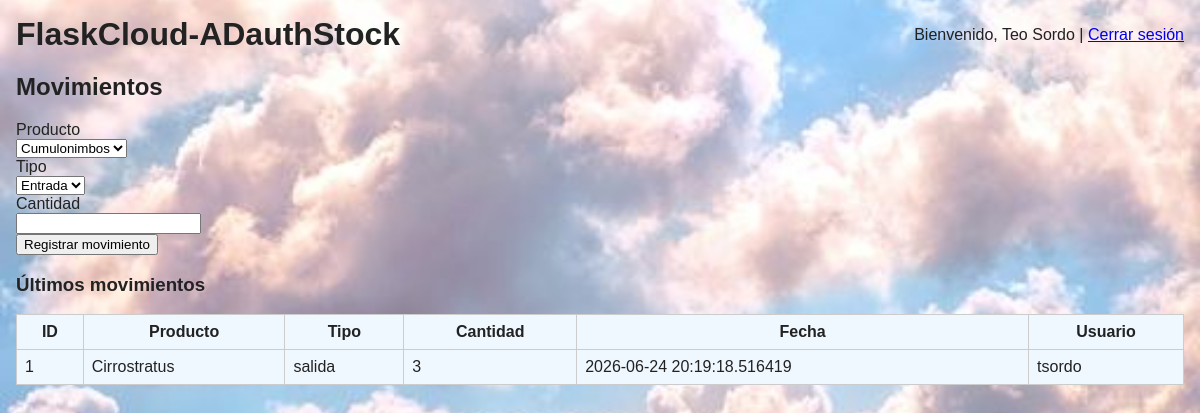
The page /movements (signed in) on the database its author committed.
### app/models.py (models this page shows, shortened)
class ADUser(db.Model, UserMixin):
    __tablename__ = 'ad_users'
    username = db.Column(db.String(150), primary_key=True)
    display_name = db.Column(db.String(200))
    roles = db.Column(db.String(200))  # comma-separated AD groups
    last_login = db.Column(db.DateTime, default=datetime.utcnow)
    def roles_list(self):
        return [r for r in (self.roles or '').split(',') if r]
    def has_role(self, role: str) -> bool:
        return role in self.roles_list()

class Movement(db.Model):
    __tablename__ = 'movements'
    id = db.Column(db.Integer, primary_key=True)
    producto_id = db.Column(db.Integer, db.ForeignKey('products.id'), nullable=False)
    tipo = db.Column(db.String(20))  # 'entrada' or 'salida'
    cantidad = db.Column(db.Integer, nullable=False)
    fecha = db.Column(db.DateTime, default=datetime.utcnow)
    usuario = db.Column(db.String(150))
    producto = db.relationship('Product', backref=db.backref('movements', lazy=True))

class Product(db.Model):
    __tablename__ = 'products'
    id = db.Column(db.Integer, primary_key=True)
    nombre = db.Column(db.String(200), nullable=False)
    genero = db.Column(db.String(50), nullable=False)
    altura = db.Column(db.String(20))  # 'baja', 'media', 'alta'
    tipo_servicio = db.Column(db.String(10))  # 'SaaS', 'PaaS', 'IaaS'
    capacidad_almacenamiento = db.Column(db.Float)  # GB
    capacidad_procesamiento = db.Column(db.Float)   # vCPUs
    memoria_ram = db.Column(db.Float)              # GB
    precio_mensual = db.Column(db.Float)
    escalable = db.Column(db.Boolean, default=True)
    descripcion = db.Column(db.Text)
    stock_disponible = db.Column(db.Integer, default=0)

### app/routes.py (the view, shortened to what this page needs)
@bp.route('/movements', methods=['GET', 'POST'])
@login_required
@roles_required('admin', 'operador', 'consultor')
def movements():
    form = MovementForm()
    form.producto_id.choices = [(p.id, p.nombre) for p in Product.query.all()]
    movs = Movement.query.order_by(Movement.fecha.desc()).limit(100).all()
    return render_template('movements.html', form=form, movements=movs)

### app/forms.py (shortened to what this page needs)
class MovementForm(FlaskForm):
    producto_id = SelectField('Producto', coerce=int)
    tipo = SelectField('Tipo', choices=[('entrada', 'Entrada'), ('salida', 'Salida')])
    cantidad = IntegerField('Cantidad', validators=[DataRequired(), NumberRange(min=1)])
    submit = SubmitField('Registrar movimiento')

### app/routes.py (called while the page is built)
@login_manager.user_loader
def load_user(user_id):
    return ADUser.query.get(user_id)

def roles_required(*roles):
    def decorator(f):
        @wraps(f)
        def wrapped(*args, **kwargs):
            if not current_user.is_authenticated:
                return redirect(url_for('main.login'))
            for r in roles:
                if current_user.has_role(r):
                    return f(*args, **kwargs)
            flash('No tienes permisos para acceder a esta página.', 'danger')
            return redirect(url_for('main.index'))
        return wrapped
    return decorator

### app/templates/movements.html (shortened to what this page needs)
{% extends 'base.html' %}
{% block body %}
  <h2>Movimientos</h2>
  <form method="post">
    <div>{{ form.producto_id.label }}<br>{{ form.producto_id() }}</div>
    <div>{{ form.tipo.label }}<br>{{ form.tipo() }}</div>
    <div>{{ form.cantidad.label }}<br>{{ form.cantidad() }}</div>
    <div>{{ form.submit() }}</div>
  </form>
  <h3>Últimos movimientos</h3>
  <table>
    <thead><tr><th>ID</th><th>Producto</th><th>Tipo</th><th>Cantidad</th><th>Fecha</th><th>Usuario</th></tr></thead>
    <tbody>
      {% for m in movements %}
        <tr>
          <td>{{ m.id }}</td>
          <td>{{ m.producto.nombre }}</td>
          <td>{{ m.tipo }}</td>
          <td>{{ m.cantidad }}</td>
          <td>{{ m.fecha }}</td>
          <td>{{ m.usuario }}</td>
        </tr>
      {% endfor %}
    </tbody>
  </table>
{% endblock %}

### app/templates/base.html (shortened to what this page needs)
<!doctype html>
<html lang="es">
  <head>
    {% block head %}
    <link rel="stylesheet" href="{{ url_for('static', filename='style.css') }}">
    {% endblock %}
  </head>
  <body>
    <header>
      <h1>FlaskCloud-ADauthStock</h1>
      {% if current_user.is_authenticated %}
        <div>Bienvenido, {{ current_user.display_name or current_user.username }} | <a href="{{ url_for('main.logout') }}">Cerrar sesión</a></div>
      {% endif %}
    </header>
    <main>
      {% block body %}{% endblock %}
    </main>
  </body>
</html>

### app/static/style.css (style rules this page uses)
body { font-family: Arial, sans-serif; margin: 1rem; color: #222;background: url('./images/nubecitas.png') no-repeat center center fixed; background-size: cover; }
header { display:flex; justify-content:space-between; align-items:center }
h1 { margin: 0 }
table { border-collapse: collapse; width: 100%; margin-top: 1rem }
table, th, td { border: 1px solid #ccc ; background-color: aliceblue; }
th, td { padding: 0.5rem }

### rows shown on the page
ADUser: display_name "Teo Sordo"
Movement: id "1", producto.nombre "Cirrostratus", tipo "salida", cantidad "3", fecha "2026-06-24 20:19:18.516419", usuario "tsordo"
